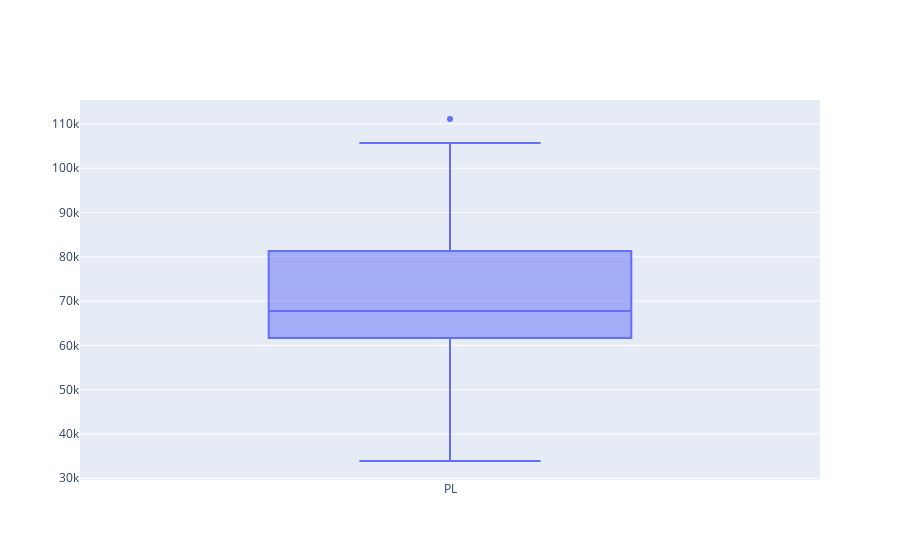

Notebook cell for this chart:
### Code cell
import plotly.graph_objects as go

fig = go.Figure(data=go.Box(y=df['PL'], name='PL'))
fig.show()
